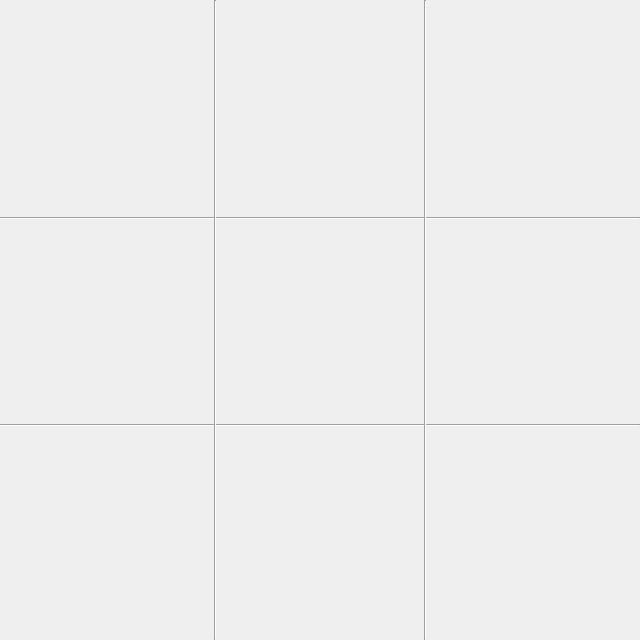
<?xml version="1.0" encoding="UTF-8"?>
<ui version="4.0">
 <class>Widget</class>
 <widget class="QWidget" name="Widget">
  <property name="geometry">
   <rect>
    <x>0</x>
    <y>0</y>
    <width>640</width>
    <height>640</height>
   </rect>
  </property>
  <property name="windowTitle">
   <string>Widget</string>
  </property>
  <widget class="QPushButton" name="pushButton">
   <property name="enabled">
    <bool>true</bool>
   </property>
   <property name="geometry">
    <rect>
     <x>10</x>
     <y>10</y>
     <width>200</width>
     <height>200</height>
    </rect>
   </property>
   <property name="font">
    <font>
     <pointsize>100</pointsize>
    </font>
   </property>
   <property name="cursor">
    <cursorShape>PointingHandCursor</cursorShape>
   </property>
   <property name="mouseTracking">
    <bool>false</bool>
   </property>
   <property name="tabletTracking">
    <bool>false</bool>
   </property>
   <property name="autoFillBackground">
    <bool>false</bool>
   </property>
   <property name="text">
    <string/>
   </property>
   <property name="checkable">
    <bool>false</bool>
   </property>
   <property name="autoExclusive">
    <bool>false</bool>
   </property>
   <property name="autoDefault">
    <bool>false</bool>
   </property>
   <property name="default">
    <bool>false</bool>
   </property>
   <property name="flat">
    <bool>true</bool>
   </property>
  </widget>
  <widget class="QPushButton" name="pushButton_2">
   <property name="geometry">
    <rect>
     <x>220</x>
     <y>10</y>
     <width>200</width>
     <height>200</height>
    </rect>
   </property>
   <property name="font">
    <font>
     <pointsize>100</pointsize>
    </font>
   </property>
   <property name="cursor">
    <cursorShape>PointingHandCursor</cursorShape>
   </property>
   <property name="text">
    <string/>
   </property>
   <property name="flat">
    <bool>true</bool>
   </property>
  </widget>
  <widget class="QPushButton" name="pushButton_3">
   <property name="geometry">
    <rect>
     <x>430</x>
     <y>10</y>
     <width>200</width>
     <height>200</height>
    </rect>
   </property>
   <property name="font">
    <font>
     <pointsize>100</pointsize>
    </font>
   </property>
   <property name="cursor">
    <cursorShape>PointingHandCursor</cursorShape>
   </property>
   <property name="text">
    <string/>
   </property>
   <property name="flat">
    <bool>true</bool>
   </property>
  </widget>
  <widget class="QPushButton" name="pushButton_4">
   <property name="geometry">
    <rect>
     <x>10</x>
     <y>220</y>
     <width>200</width>
     <height>200</height>
    </rect>
   </property>
   <property name="font">
    <font>
     <pointsize>100</pointsize>
    </font>
   </property>
   <property name="cursor">
    <cursorShape>PointingHandCursor</cursorShape>
   </property>
   <property name="text">
    <string/>
   </property>
   <property name="flat">
    <bool>true</bool>
   </property>
  </widget>
  <widget class="QPushButton" name="pushButton_5">
   <property name="geometry">
    <rect>
     <x>220</x>
     <y>220</y>
     <width>200</width>
     <height>200</height>
    </rect>
   </property>
   <property name="font">
    <font>
     <pointsize>100</pointsize>
    </font>
   </property>
   <property name="cursor">
    <cursorShape>PointingHandCursor</cursorShape>
   </property>
   <property name="text">
    <string/>
   </property>
   <property name="flat">
    <bool>true</bool>
   </property>
  </widget>
  <widget class="QPushButton" name="pushButton_6">
   <property name="geometry">
    <rect>
     <x>430</x>
     <y>220</y>
     <width>200</width>
     <height>200</height>
    </rect>
   </property>
   <property name="font">
    <font>
     <pointsize>100</pointsize>
    </font>
   </property>
   <property name="cursor">
    <cursorShape>PointingHandCursor</cursorShape>
   </property>
   <property name="text">
    <string/>
   </property>
   <property name="flat">
    <bool>true</bool>
   </property>
  </widget>
  <widget class="QPushButton" name="pushButton_7">
   <property name="geometry">
    <rect>
     <x>10</x>
     <y>430</y>
     <width>200</width>
     <height>200</height>
    </rect>
   </property>
   <property name="font">
    <font>
     <pointsize>100</pointsize>
    </font>
   </property>
   <property name="cursor">
    <cursorShape>PointingHandCursor</cursorShape>
   </property>
   <property name="text">
    <string/>
   </property>
   <property name="flat">
    <bool>true</bool>
   </property>
  </widget>
  <widget class="QPushButton" name="pushButton_8">
   <property name="geometry">
    <rect>
     <x>220</x>
     <y>430</y>
     <width>200</width>
     <height>200</height>
    </rect>
   </property>
   <property name="font">
    <font>
     <pointsize>100</pointsize>
    </font>
   </property>
   <property name="cursor">
    <cursorShape>PointingHandCursor</cursorShape>
   </property>
   <property name="text">
    <string/>
   </property>
   <property name="flat">
    <bool>true</bool>
   </property>
  </widget>
  <widget class="QPushButton" name="pushButton_9">
   <property name="geometry">
    <rect>
     <x>430</x>
     <y>430</y>
     <width>200</width>
     <height>200</height>
    </rect>
   </property>
   <property name="font">
    <font>
     <pointsize>100</pointsize>
    </font>
   </property>
   <property name="cursor">
    <cursorShape>PointingHandCursor</cursorShape>
   </property>
   <property name="text">
    <string/>
   </property>
   <property name="flat">
    <bool>true</bool>
   </property>
  </widget>
  <widget class="Line" name="line">
   <property name="geometry">
    <rect>
     <x>0</x>
     <y>417</y>
     <width>640</width>
     <height>16</height>
    </rect>
   </property>
   <property name="font">
    <font>
     <pointsize>10</pointsize>
    </font>
   </property>
   <property name="orientation">
    <enum>Qt::Horizontal</enum>
   </property>
  </widget>
  <widget class="Line" name="line_2">
   <property name="geometry">
    <rect>
     <x>0</x>
     <y>210</y>
     <width>640</width>
     <height>16</height>
    </rect>
   </property>
   <property name="font">
    <font>
     <pointsize>10</pointsize>
    </font>
   </property>
   <property name="orientation">
    <enum>Qt::Horizontal</enum>
   </property>
  </widget>
  <widget class="Line" name="line_3">
   <property name="geometry">
    <rect>
     <x>210</x>
     <y>0</y>
     <width>10</width>
     <height>640</height>
    </rect>
   </property>
   <property name="orientation">
    <enum>Qt::Vertical</enum>
   </property>
  </widget>
  <widget class="Line" name="line_4">
   <property name="geometry">
    <rect>
     <x>420</x>
     <y>0</y>
     <width>10</width>
     <height>640</height>
    </rect>
   </property>
   <property name="orientation">
    <enum>Qt::Vertical</enum>
   </property>
  </widget>
 </widget>
 <resources/>
 <connections/>
</ui>
